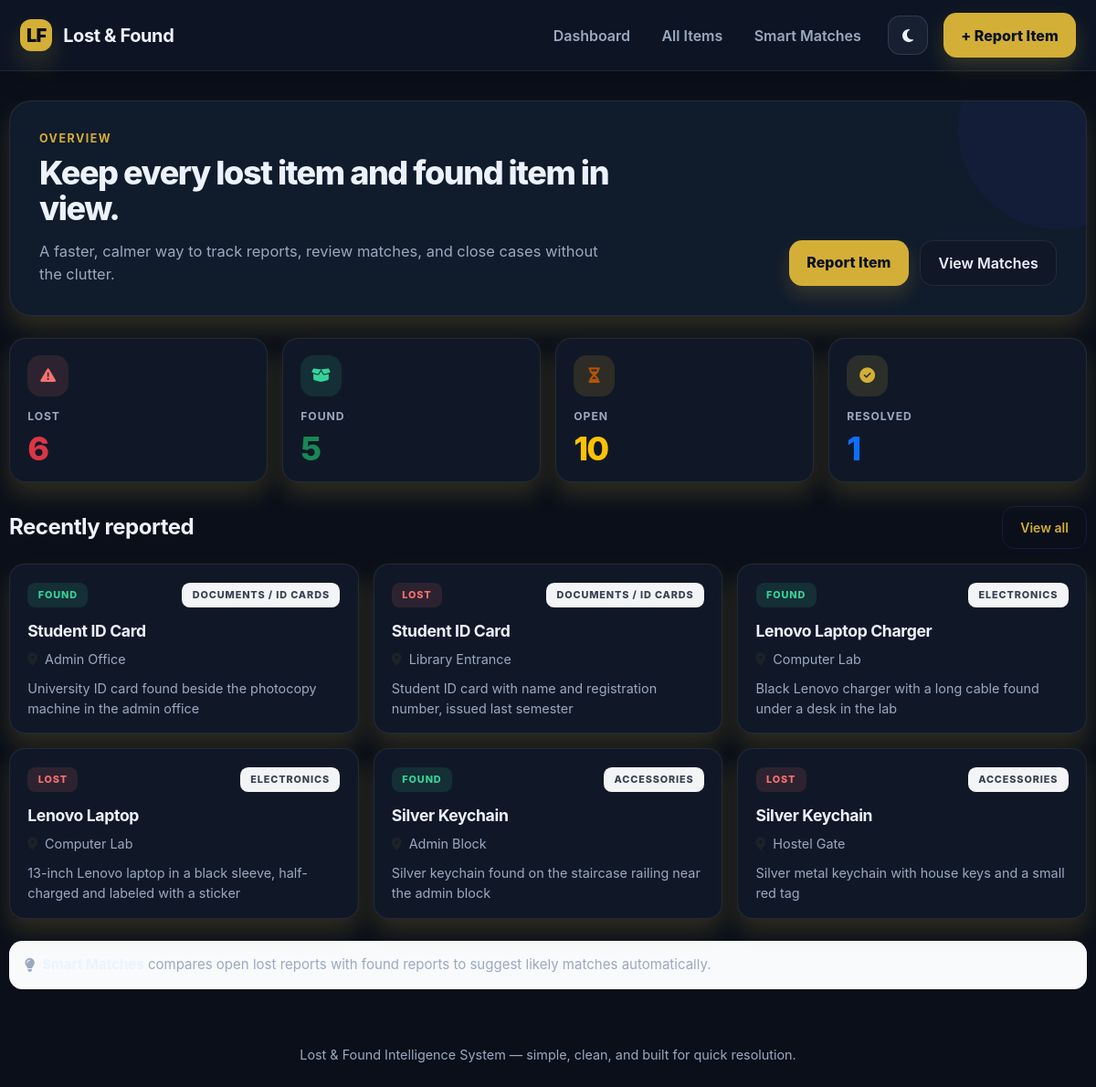
Before: / with the older database file.
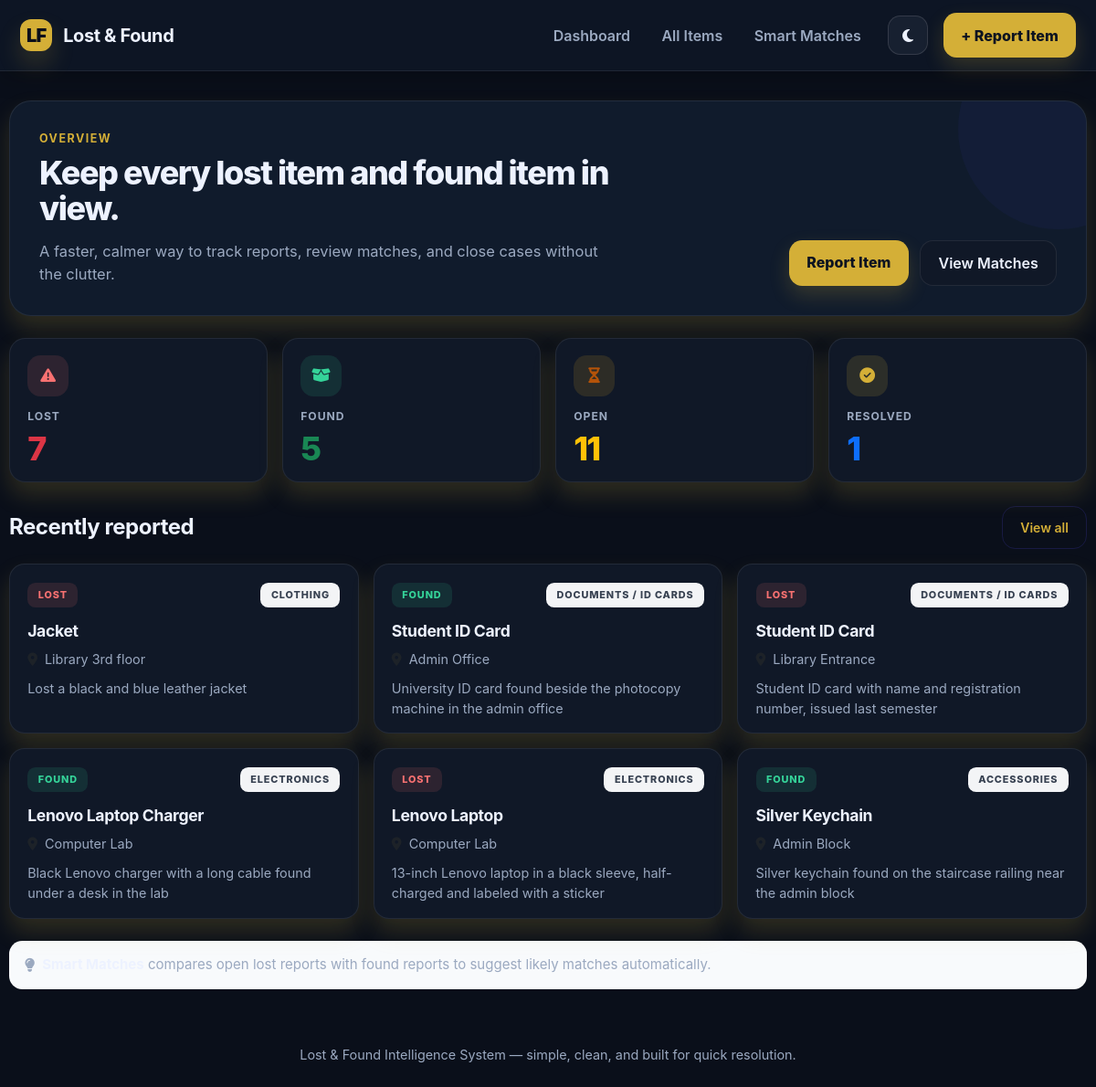
After: the same page with the newer database file.
### tables this page shows
CREATE TABLE items (
            id            INTEGER PRIMARY KEY AUTOINCREMENT,
            item_type     TEXT    NOT NULL CHECK (item_type IN ('lost', 'found')),
            item_name     TEXT    NOT NULL,
            category      TEXT    NOT NULL,
            description   TEXT    NOT NULL,
            location      TEXT    NOT NULL,
            event_date    TEXT    NOT NULL,
            person_name   TEXT    NOT NULL,
            contact       TEXT    NOT NULL,
            status        TEXT    NOT NULL DEFAULT 'open' CHECK (status IN ('open', 'resolved')),
            created_at    TEXT    NOT NULL
        );

### app.py (the view)
@app.route("/")
def dashboard():
    db = get_db()
    total_lost = db.execute("SELECT COUNT(*) c FROM items WHERE item_type='lost'").fetchone()["c"]
    total_found = db.execute("SELECT COUNT(*) c FROM items WHERE item_type='found'").fetchone()["c"]
    total_resolved = db.execute("SELECT COUNT(*) c FROM items WHERE status='resolved'").fetchone()["c"]
    total_open = db.execute("SELECT COUNT(*) c FROM items WHERE status='open'").fetchone()["c"]
    recent = db.execute("SELECT * FROM items ORDER BY id DESC LIMIT 6").fetchall()
    return render_template(
        "index.html",
        total_lost=total_lost,
        total_found=total_found,
        total_resolved=total_resolved,
        total_open=total_open,
        recent=recent,
    )

### app.py (called while the page is built)
def get_db():
    if "db" not in g:
        g.db = sqlite3.connect(DB_PATH)
        g.db.row_factory = sqlite3.Row
        g.db.execute("PRAGMA foreign_keys = ON")
    return g.db

### templates/index.html (shortened to what this page needs)
{% extends "base.html" %}
{% block content %}
<div class="hero-card">
  <p class="eyebrow">Overview</p>
  <div class="d-flex justify-content-between align-items-end gap-3 flex-wrap">
    <div>
      <h2>Keep every lost item and found item in view.</h2>
      <p class="hero-copy">A faster, calmer way to track reports, review matches, and close cases without the clutter.</p>
    </div>
    <div class="hero-actions">
      <a href="{{ url_for('add_item') }}" class="btn btn-primary">Report Item</a>
      <a href="{{ url_for('matches_overview') }}" class="btn btn-light">View Matches</a>
    </div>
  </div>
</div>
<div class="metric-grid">
  <div class="metric-card metric-card--lost">
    <div class="metric-icon"><i class="fa-solid fa-triangle-exclamation"></i></div>
    <span class="metric-label">Lost</span>
    <p class="metric-value text-danger">{{ total_lost }}</p>
  </div>
  <div class="metric-card metric-card--found">
    <div class="metric-icon"><i class="fa-solid fa-box-open"></i></div>
    <span class="metric-label">Found</span>
    <p class="metric-value text-success">{{ total_found }}</p>
  </div>
  <div class="metric-card metric-card--open">
    <div class="metric-icon"><i class="fa-solid fa-hourglass-half"></i></div>
    <span class="metric-label">Open</span>
    <p class="metric-value text-warning">{{ total_open }}</p>
  </div>
  <div class="metric-card metric-card--resolved">
    <div class="metric-icon"><i class="fa-solid fa-check-circle"></i></div>
    <span class="metric-label">Resolved</span>
    <p class="metric-value text-primary">{{ total_resolved }}</p>
  </div>
</div>
<div class="section-header">
  <h4>Recently reported</h4>
  <a href="{{ url_for('view_items') }}" class="btn btn-sm btn-outline-primary">View all</a>
</div>
<div class="recent-grid">
  {% for item in recent %}
  <div class="item-card">
    <div class="card-body">
      <div class="item-topline">
        <span class="type-pill {{ item.item_type }}">{{ item.item_type }}</span>
        <span class="category-pill">{{ item.category }}</span>
      </div>
      <h6>{{ item.item_name }}</h6>
      <p class="meta-text"><i class="fa-solid fa-location-dot me-2 text-muted"></i>{{ item.location }}</p>
      <p class="meta-text">{{ item.description[:80] }}{% if item.description|length > 80 %}...{% endif %}</p>
    </div>
  </div>
  {% else %}
  <div class="empty-state col-12">No items reported yet. <a href="{{ url_for('add_item') }}">Add the first report</a>.</div>
  {% endfor %}
</div>
<div class="info-note mt-4">
  <i class="fa-solid fa-lightbulb"></i>
  <span><strong>Smart Matches</strong> compares open lost reports with found reports to suggest likely matches automatically.</span>
</div>
{% endblock %}

Changed rows visible on the page:
no longer on this page (row unchanged): items: item_type "LOST", category "ACCESSORIES", item_name "Silver Keychain", location "Hostel Gate", description "Silver metal keychain with house keys and a small red tag"
added items: item_type "LOST", category "CLOTHING", item_name "Jacket", location "Library 3rd floor", description "Lost a black and blue leather jacket"
Other visible differences:
{{ total_lost }}: "6" → "7"
{{ total_open }}: "10" → "11"
